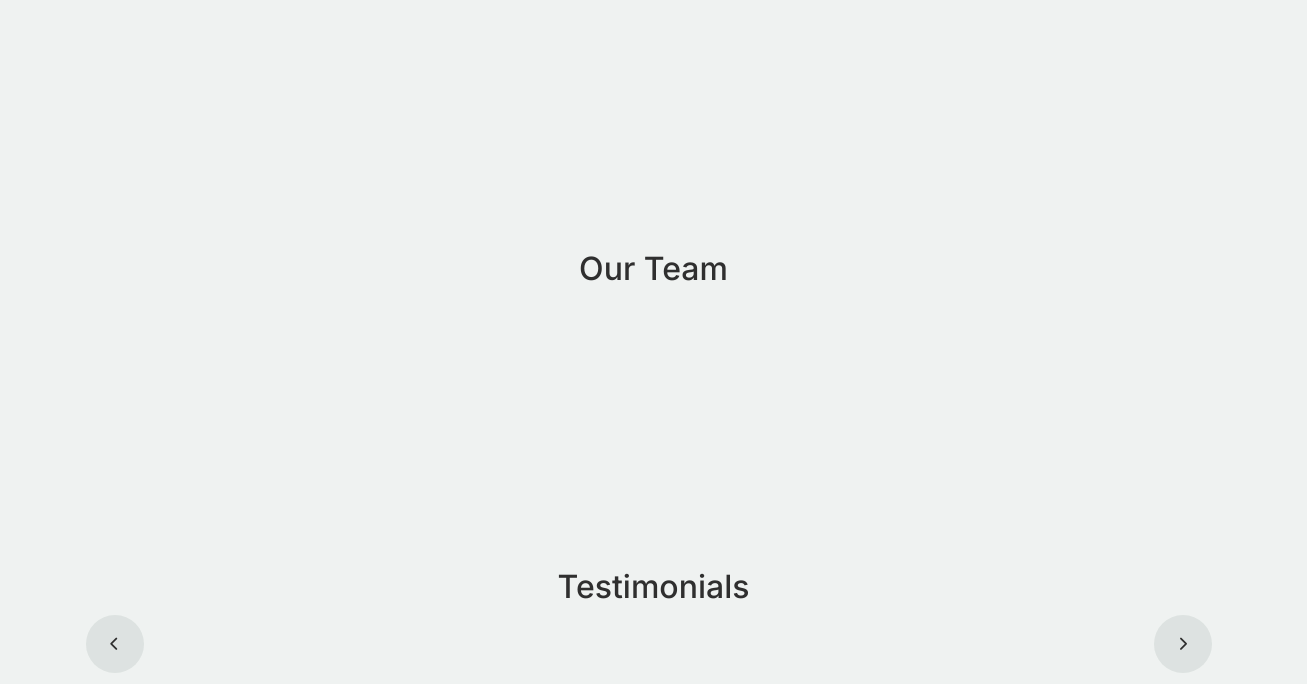
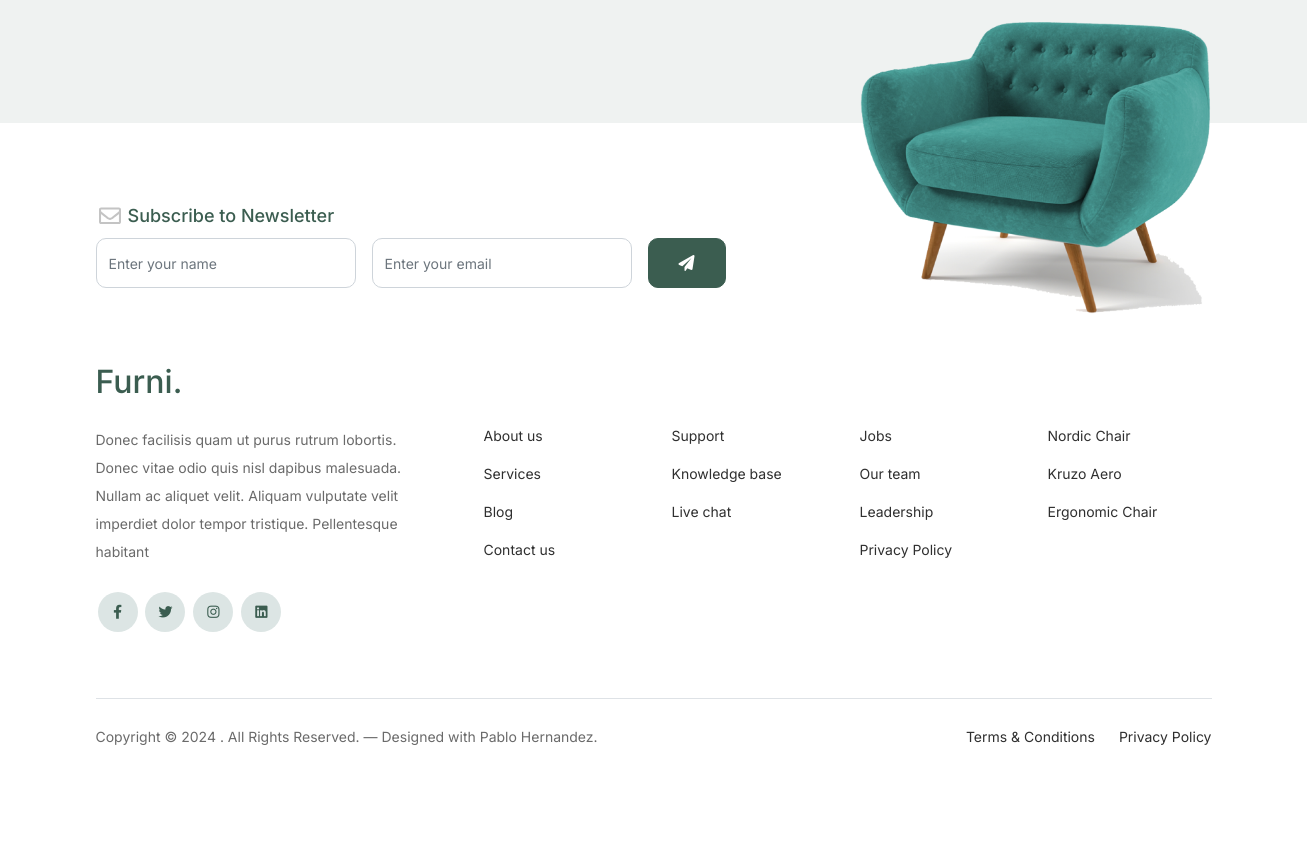
Page /about/ (lower part) on the earlier database version (2 pictures, top to bottom).
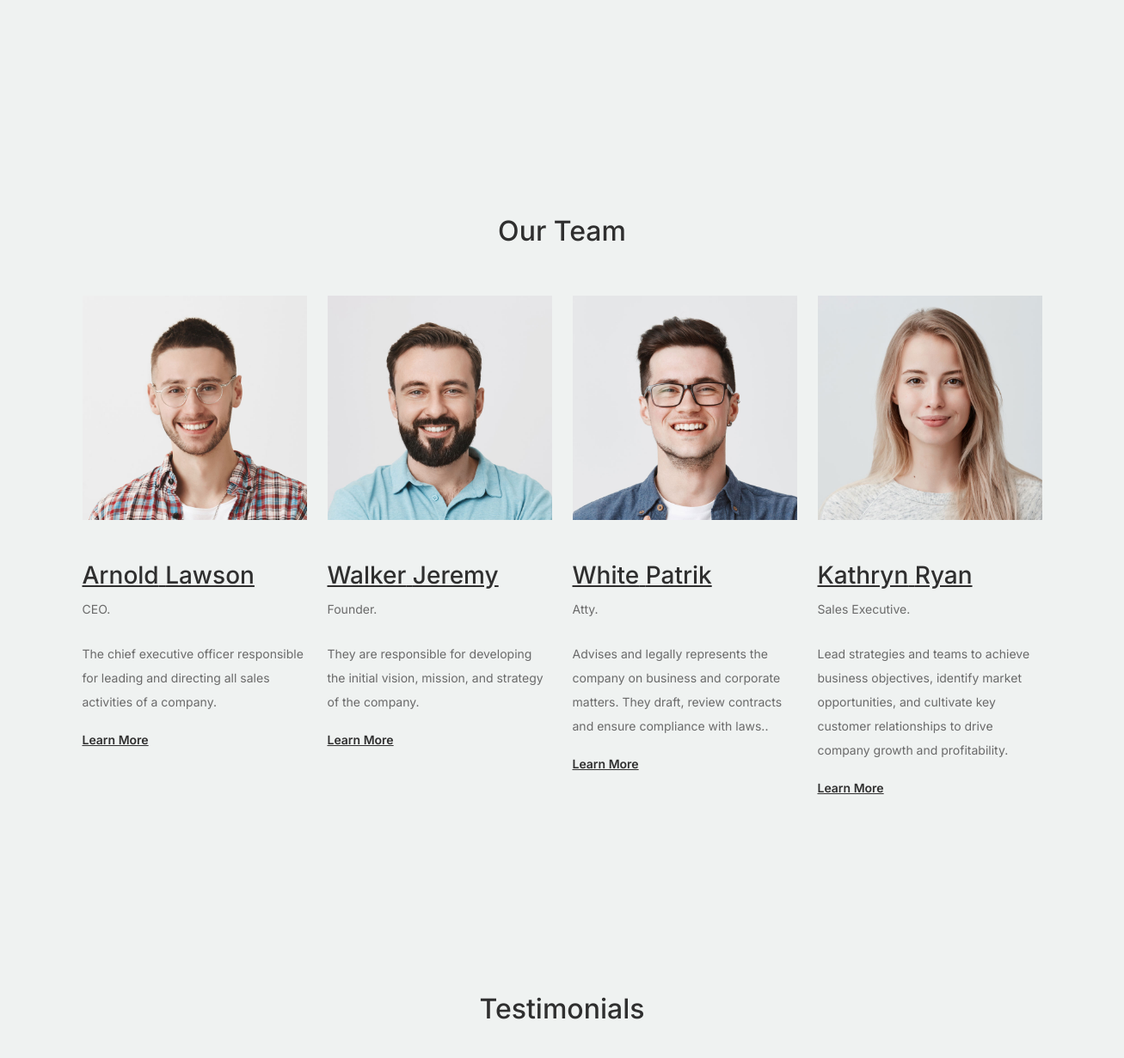
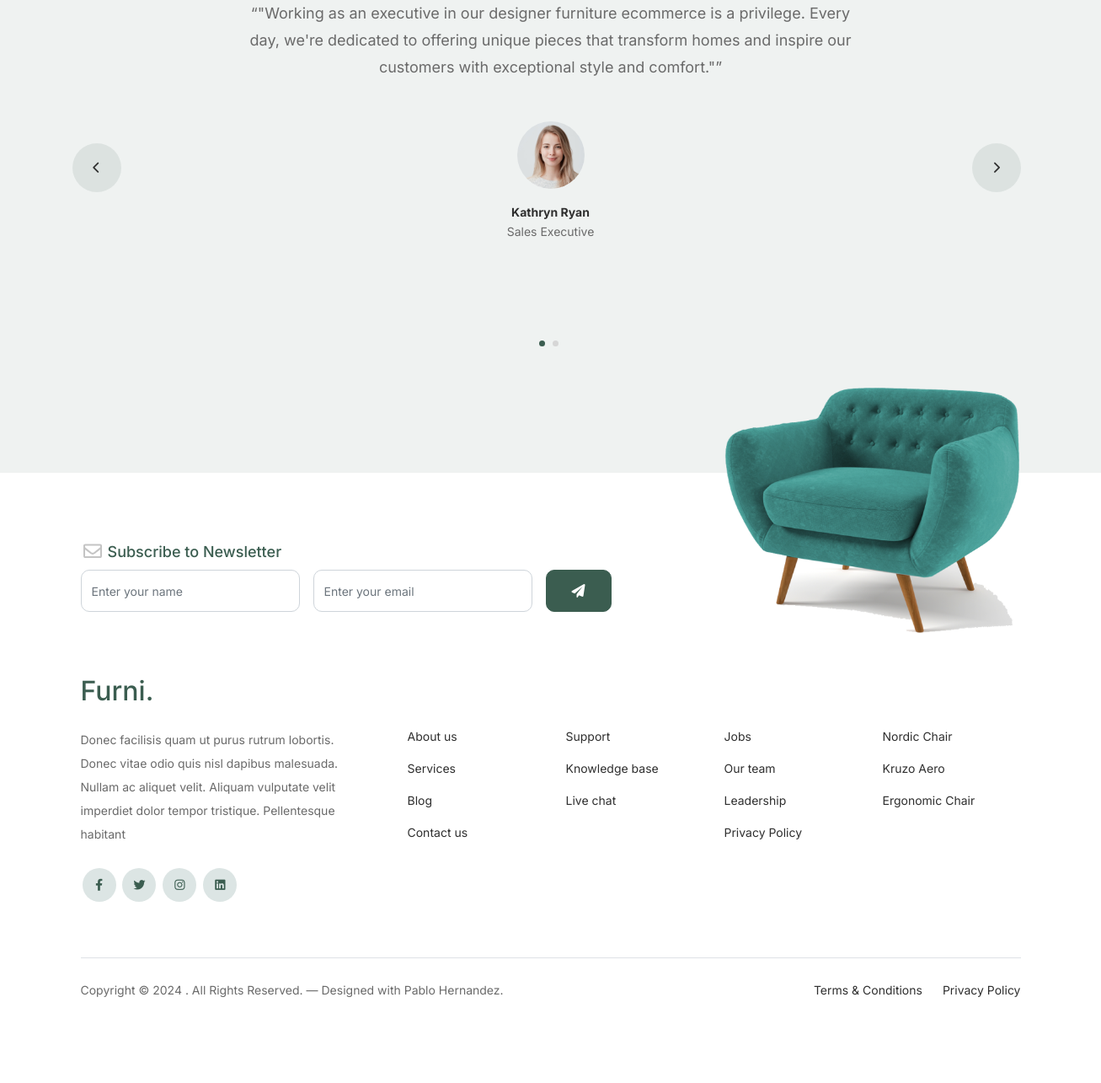
Same page on the later database version (2 pictures, top to bottom).
### models/models.py (models this page shows, shortened)
class About(models.Model):
    first_name = models.CharField(max_length=100)
    last_name = models.CharField(max_length=100)
    position = models.CharField(max_length=100)
    description = models.TextField(default="")
    image_url = models.CharField(max_length=2083, default="")
    class Meta:
        verbose_name_plural = "Abouts"
        verbose_name = "About"

class Testimonial(models.Model):
    first_name = models.CharField(max_length=100)
    last_name = models.CharField(max_length=100)
    position = models.CharField(max_length=100)
    testimonial = models.TextField(default="")
    image_url = models.CharField(max_length=2083, default="")
    class Meta:
        verbose_name_plural = "Testimonials"
        verbose_name = "Testimonial"

### models/views.py (the view)
# urls.py: path("about/", about, name="about"),
def about(request):
    team = About.objects.all()
    testimonial = Testimonial.objects.all()
    context = {"teams": team, "testimonials": testimonial}
    return render(request, "about.html", context)

### models/templates/about.html (shortened to what this page needs)
{% extends 'index.html' %}
{% block static %}
	{% load static %}
{% endblock static %}
{% block content %}
		<div class="why-choose-section">
			<div class="container">
				<div class="row justify-content-between align-items-center">
					<div class="col-lg-6">
					</div>
				</div>
			</div>
		</div>
		<div class="untree_co-section">
			<div class="container">
				<div class="row mb-5">
					<div class="col-lg-5 mx-auto text-center">
						<h2 class="section-title">Our Team</h2>
					</div>
				</div>
				<div class="row">
          {% for team in teams %}
            <div class="col-12 col-md-6 col-lg-3 mb-5 mb-md-0">
              <img src="{% static 'images/'|add:team.image_url %}" class="img-fluid mb-5">
              <h3 clas><a href="#"><span class="">{{team.first_name}}</span> {{team.last_name}}</a></h3>
              <span class="d-block position mb-4">{{team.position}}.</span>
              <p>{{team.description}}</p>
              <p class="mb-0"><a href="#" class="more dark">Learn More </a></p>
            </div>
          {% endfor %}
				</div>
			</div>
		</div>
		<div class="testimonial-section before-footer-section">
			<div class="container">
				<div class="row">
					<div class="col-lg-7 mx-auto text-center">
						<h2 class="section-title">Testimonials</h2>
					</div>
				</div>
				<div class="row justify-content-center">
					<div class="col-lg-12">
						<div class="testimonial-slider-wrap text-center">
							<div id="testimonial-nav">
								<span class="prev" data-controls="prev"><span class="fa fa-chevron-left"></span></span>
								<span class="next" data-controls="next"><span class="fa fa-chevron-right"></span></span>
							</div>
							<div class="testimonial-slider">
                {% for testimonial in testimonials %}
								<div class="item">
									<div class="row justify-content-center">
										<div class="col-lg-8 mx-auto">
											<div class="testimonial-block text-center">
												<blockquote class="mb-5">
													<p>&ldquo;{{testimonial.testimonial}}&rdquo;</p>
												</blockquote>
												<div class="author-info">
													<div class="author-pic">
														<img src="{% static 'images/'|add:testimonial.image_url %}" alt="Maria Jones" class="img-fluid">
													</div>
													<h3 class="font-weight-bold">{{testimonial.first_name}} {{ testimonial.last_name}}</h3>
													<span class="position d-block mb-3">{{testimonial.position}}</span>
												</div>
											</div>
										</div>
									</div>
								</div>
                {% endfor %}
							</div>
						</div>
					</div>
				</div>
			</div>
		</div>
{% endblock content %}

Differences in the rows shown:
added About: image_url (picture), first_name "Arnold", last_name "Lawson", position "CEO", description "The chief executive officer responsible for leading and directing all sales activities of a company."
added About: image_url (picture), first_name "Walker", last_name "Jeremy", position "Founder", description "They are responsible for developing the initial vision, mission, and strategy of the company."
added About: image_url (picture), first_name "White", last_name "Patrik", position "Atty", description "Advises and legally represents the company on business and corporate matters. They draft, review contracts and ensure compliance with laws.."
added About: image_url (picture), first_name "Kathryn", last_name "Ryan", position "Sales Executive", description "Lead strategies and teams to achieve business objectives, identify market opportunities, and cultivate key customer relationships to drive company growth and profitability."
added Testimonial: testimonial "\"Working as an executive in our designer furniture ecommerce is a privilege. Every day, we're dedicated to offering unique pieces that transform homes and inspire our customers with exceptional style and comfort.\"", image_url (picture), first_name "Kathryn", last_name "Ryan", position "Sales Executive"
